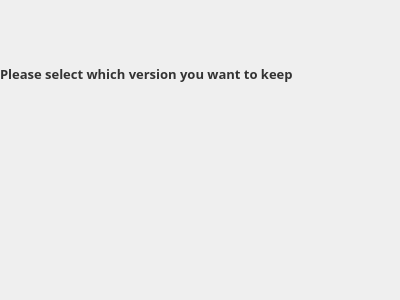
<?xml version="1.0" encoding="UTF-8"?>
<ui version="4.0">
 <class>MoveOrRenameCannotOccur</class>
 <widget class="QWidget" name="MoveOrRenameCannotOccur">
  <property name="geometry">
   <rect>
    <x>0</x>
    <y>0</y>
    <width>400</width>
    <height>300</height>
   </rect>
  </property>
  <property name="windowTitle">
   <string>Form</string>
  </property>
  <layout class="QVBoxLayout" name="layout">
   <property name="spacing">
    <number>0</number>
   </property>
   <property name="leftMargin">
    <number>0</number>
   </property>
   <property name="topMargin">
    <number>0</number>
   </property>
   <property name="rightMargin">
    <number>0</number>
   </property>
   <property name="bottomMargin">
    <number>0</number>
   </property>
   <item>
    <widget class="QLabel" name="selectLabel">
     <property name="font">
      <font>
       <family>Lato 13</family>
       <pointsize>-1</pointsize>
       <bold>true</bold>
      </font>
     </property>
     <property name="styleSheet">
      <string notr="true">#selectLabel
{
    font-family: Lato Bold;
    font-size: 13px;
    line-height: 16px;
    color: #333333;
}</string>
     </property>
     <property name="text">
      <string>Please select which version you want to keep</string>
     </property>
     <property name="indent">
      <number>0</number>
     </property>
    </widget>
   </item>
   <item>
    <spacer name="verticalSpacer">
     <property name="orientation">
      <enum>Qt::Vertical</enum>
     </property>
     <property name="sizeType">
      <enum>QSizePolicy::Fixed</enum>
     </property>
     <property name="sizeHint" stdset="0">
      <size>
       <width>0</width>
       <height>5</height>
      </size>
     </property>
    </spacer>
   </item>
   <item>
    <widget class="QWidget" name="chooseContainer" native="true">
     <layout class="QVBoxLayout" name="chooseLayout">
      <property name="spacing">
       <number>12</number>
      </property>
      <property name="leftMargin">
       <number>1</number>
      </property>
      <property name="topMargin">
       <number>1</number>
      </property>
      <property name="rightMargin">
       <number>1</number>
      </property>
      <property name="bottomMargin">
       <number>1</number>
      </property>
      <item>
       <widget class="CloudStalledIssueChooseWidget" name="chooseRemoteCopy" native="true"/>
      </item>
      <item>
       <widget class="LocalStalledIssueChooseWidget" name="chooseLocalCopy" native="true"/>
      </item>
     </layout>
    </widget>
   </item>
  </layout>
 </widget>
 <customwidgets>
  <customwidget>
   <class>CloudStalledIssueChooseWidget</class>
   <extends>QWidget</extends>
   <header>StalledIssueChooseWidget.h</header>
   <container>1</container>
  </customwidget>
  <customwidget>
   <class>LocalStalledIssueChooseWidget</class>
   <extends>QWidget</extends>
   <header>StalledIssueChooseWidget.h</header>
   <container>1</container>
  </customwidget>
 </customwidgets>
 <resources/>
 <connections/>
</ui>
